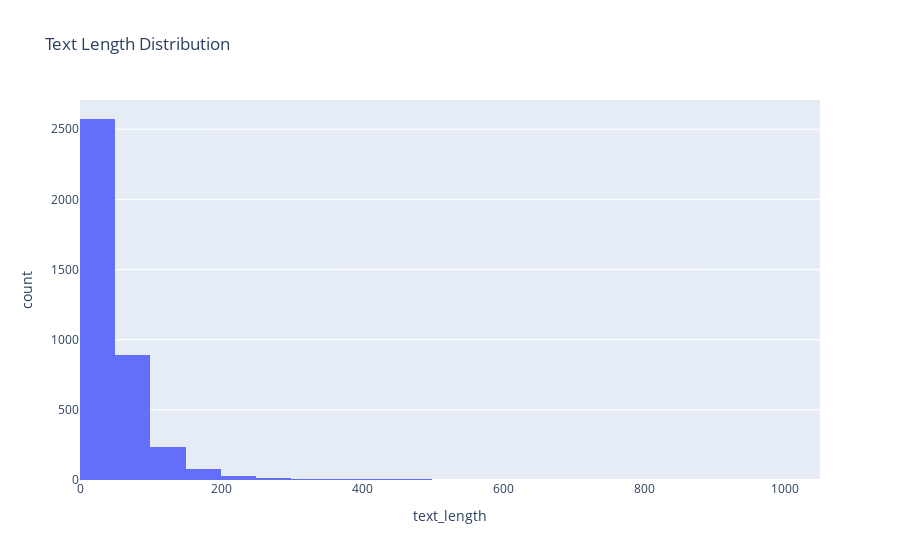

The notebook cell saved with this chart:
### Markdown cell above
### D) Text Length Analysis

Text length analysis evaluated the distribution of post lengths in characters.  

This insight helps determine appropriate tokenization limits, sequence lengths for NLP models, and detection of unusually short or long posts that may affect model performance.

### Code cell
eda.text_length_analysis()

### Figure 1 — Plotly figure (JSON) as saved in the notebook; plotly's stock layout.template omitted (floating-point values rounded to 4 significant figures; data arrays with more than 128 entries replaced by an {"elided": "..."} marker saying what was removed)
{"data": [{"alignmentgroup": "True", "bingroup": "x", "hovertemplate": "text_length=%{x}<br>count=%{y}<extra></extra>", "legendgroup": "", "marker": {"color": "#636efa"}, "name": "", "nbinsx": 50, "offsetgroup": "", "orientation": "v", "showlegend": false, "type": "histogram", "x": {"elided": "3845 int values"}, "xaxis": "x", "yaxis": "y"}], "layout": {"barmode": "relative", "legend": {"tracegroupgap": 0}, "title": {"text": "Text Length Distribution"}, "xaxis": {"anchor": "y", "domain": [0, 1], "title": {"text": "text_length"}}, "yaxis": {"anchor": "x", "domain": [0, 1], "title": {"text": "count"}}}}
